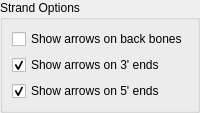
           <widget class="QGroupBox" name="dna_reduced_model_options_grpbox" >
            <property name="title" >
             <string>Strand Options</string>
            </property>
            <layout class="QGridLayout" >
             <property name="margin" >
              <number>9</number>
             </property>
             <property name="spacing" >
              <number>6</number>
             </property>
             <item row="0" column="0" >
              <widget class="QCheckBox" name="arrowsOnBackBones_checkBox" >
               <property name="text" >
                <string>Show arrows on back bones</string>
               </property>
              </widget>
             </item>
             <item row="1" column="0" >
              <widget class="QCheckBox" name="arrowsOnThreePrimeEnds_checkBox" >
               <property name="text" >
                <string>Show arrows on 3' ends</string>
               </property>
               <property name="checked" >
                <bool>true</bool>
               </property>
              </widget>
             </item>
             <item row="2" column="0" >
              <widget class="QCheckBox" name="arrowsOnFivePrimeEnds_checkBox" >
               <property name="text" >
                <string>Show arrows on 5' ends</string>
               </property>
               <property name="checked" >
                <bool>true</bool>
               </property>
              </widget>
             </item>
            </layout>
           </widget>
